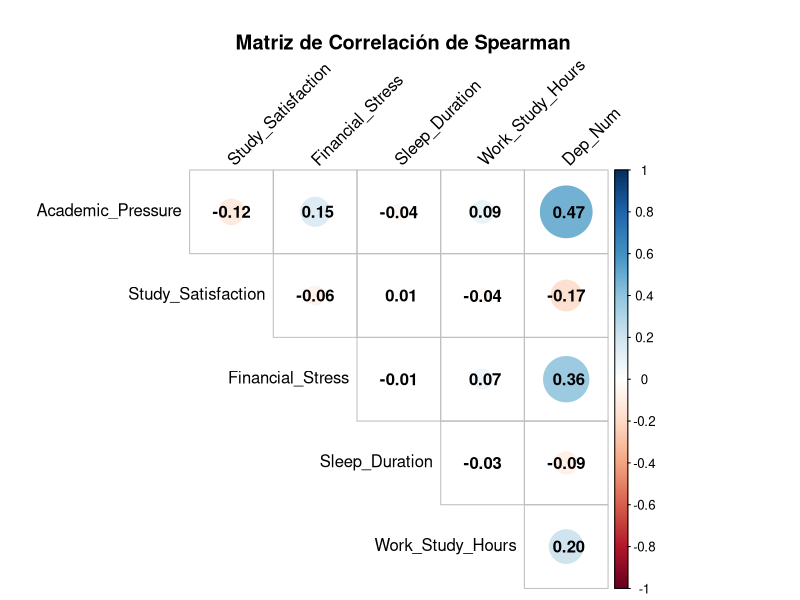

The R source for this figure:
## ---- chunk 1
knitr::opts_chunk$set(echo = TRUE)
## ---- chunk 2
library(corrplot)
library(dplyr)
library(readr)
library(psych)
## ---- chunk 3
datos <- read_csv("bd_final.csv")
str(datos)
## ---- chunk 4
datos$Gender <- as.factor(datos$Gender)
datos$City <- as.factor(datos$City)
datos$Dietary_Habits <- as.factor(datos$Dietary_Habits)
datos$Degree <- as.factor(datos$Degree)
datos$Suicidal_Thoughts <- as.factor(datos$Suicidal_Thoughts)
datos$Family_History <- as.factor(datos$Family_History)
## ---- chunk 5
datos$Dep_Num <- as.numeric(datos$Depression) - 1 
vars_ordinales <- datos[, c("Academic_Pressure", "Study_Satisfaction", "Financial_Stress", "Sleep_Duration", "Work_Study_Hours", "Dep_Num")]
## ---- chunk 6
cor_matrix <- corr.test(vars_ordinales, method = "spearman")
## ---- chunk 7
print(cor_matrix$r)
## ---- chunk 8
print(cor_matrix$p)
## ---- chunk 9
corrplot(cor_matrix$r, 
         method = "circle", 
         type = "upper", 
         addCoef.col = "black",
         tl.col = "black",
         diag = FALSE,
         tl.srt = 45,
         col = COL2('RdBu'),
         title = "\n Matriz de Correlación de Spearman",
         mar = c(0,0,3,0))

## ---- chunk 10
cor.test(datos$Age, datos$Dep_Num)$estimate
## ---- chunk 11
cor.test(datos$GPA, datos$Dep_Num)$estimate
## ---- chunk 12
vars_cat <- c("Gender", "City", "Dietary_Habits", "Suicidal_Thoughts", "Family_History")

sapply(vars_cat, function(v) {
  chisq.test(table(datos[[v]], datos$Depression))$p.value
})
## ---- chunk 13
table(datos$Suicidal_Thoughts, datos$Depression)
